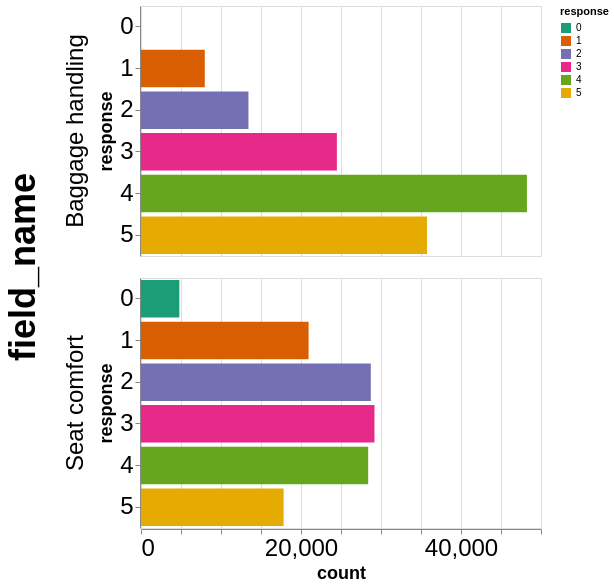

Write the Vega-Lite specification saved for this chart.
### Vega-Lite specification from a JSON file in a GitHub repository (floating-point values rounded to 4 significant figures)
{"config": {"view": {"width": 400, "height": 300}, "mark": {"tooltip": null}, "axis": {"labelFontSize": 24, "titleFontSize": 18}, "header": {"labelFontSize": 24, "titleFontSize": 36}}, "data": {"name": "data-15438e8fdb25ef7003001cc1ded0d727"}, "facet": {"row": {"type": "nominal", "field": "field_name"}}, "spec": {"mark": "bar", "encoding": {"fill": {"type": "nominal", "field": "response", "scale": {"scheme": "dark2"}}, "x": {"type": "quantitative", "field": "count"}, "y": {"type": "nominal", "field": "response"}}, "height": 250, "width": 400}, "$schema": "https://vega.github.io/schema/vega-lite/v5.json", "datasets": {"data-15438e8fdb25ef7003001cc1ded0d727": [{"Unnamed: 0": 0, "field_name": "Baggage handling", "response": 1, "count": 7975, "freq": 0.0614, "end_percent": 0.0614, "start_percent": 0.0, "negative": true, "end_percent2": -0.1034, "start_percent2": -0.1648}, {"Unnamed: 0": 1, "field_name": "Baggage handling", "response": 2, "count": 13432, "freq": 0.1034, "end_percent": 0.1648, "start_percent": 0.0614, "negative": true, "end_percent2": 0.0, "start_percent2": -0.1034}, {"Unnamed: 0": 2, "field_name": "Baggage handling", "response": 3, "count": 24485, "freq": 0.1885, "end_percent": 0.3533, "start_percent": 0.1648, "negative": false, "end_percent2": 0.1885, "start_percent2": 0.0}, {"Unnamed: 0": 3, "field_name": "Baggage handling", "response": 4, "count": 48240, "freq": 0.3714, "end_percent": 0.7248, "start_percent": 0.3533, "negative": false, "end_percent2": 0.5599, "start_percent2": 0.1885}, {"Unnamed: 0": 4, "field_name": "Baggage handling", "response": 5, "count": 35748, "freq": 0.2752, "end_percent": 1.0, "start_percent": 0.7248, "negative": false, "end_percent2": 0.8352, "start_percent2": 0.5599}, {"Unnamed: 0": 5, "field_name": "Seat comfort", "response": 0, "count": 4797, "freq": 0.03693, "end_percent": 0.03693, "start_percent": 0.0, "negative": true, "end_percent2": -0.3825, "start_percent2": -0.4194}, {"Unnamed: 0": 6, "field_name": "Seat comfort", "response": 1, "count": 20949, "freq": 0.1613, "end_percent": 0.1982, "start_percent": 0.03693, "negative": true, "end_percent2": -0.2212, "start_percent2": -0.3825}, {"Unnamed: 0": 7, "field_name": "Seat comfort", "response": 2, "count": 28726, "freq": 0.2212, "end_percent": 0.4194, "start_percent": 0.1982, "negative": true, "end_percent2": 0.0, "start_percent2": -0.2212}, {"Unnamed: 0": 8, "field_name": "Seat comfort", "response": 3, "count": 29183, "freq": 0.2247, "end_percent": 0.6441, "start_percent": 0.4194, "negative": false, "end_percent2": 0.2247, "start_percent2": 0.0}, {"Unnamed: 0": 9, "field_name": "Seat comfort", "response": 4, "count": 28398, "freq": 0.2186, "end_percent": 0.8627, "start_percent": 0.6441, "negative": false, "end_percent2": 0.4433, "start_percent2": 0.2247}, {"Unnamed: 0": 10, "field_name": "Seat comfort", "response": 5, "count": 17827, "freq": 0.1373, "end_percent": 1.0, "start_percent": 0.8627, "negative": false, "end_percent2": 0.5806, "start_percent2": 0.4433}]}}
